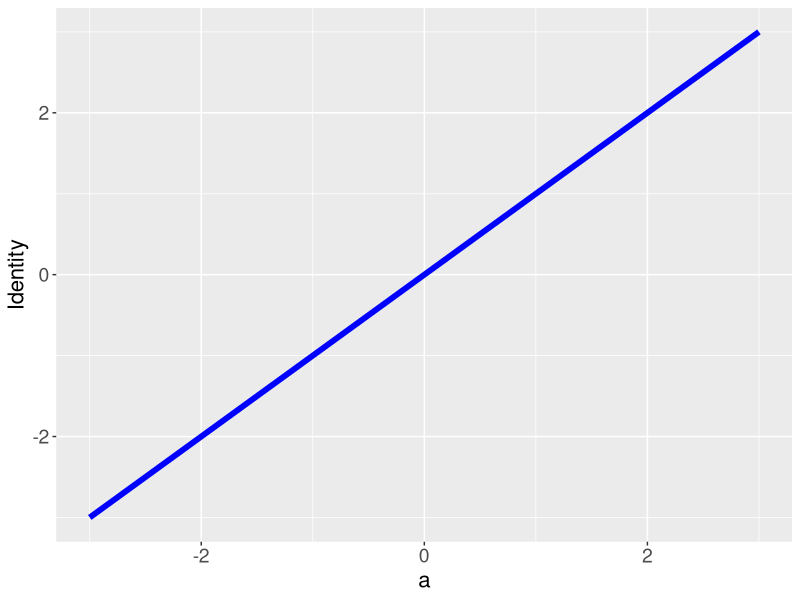
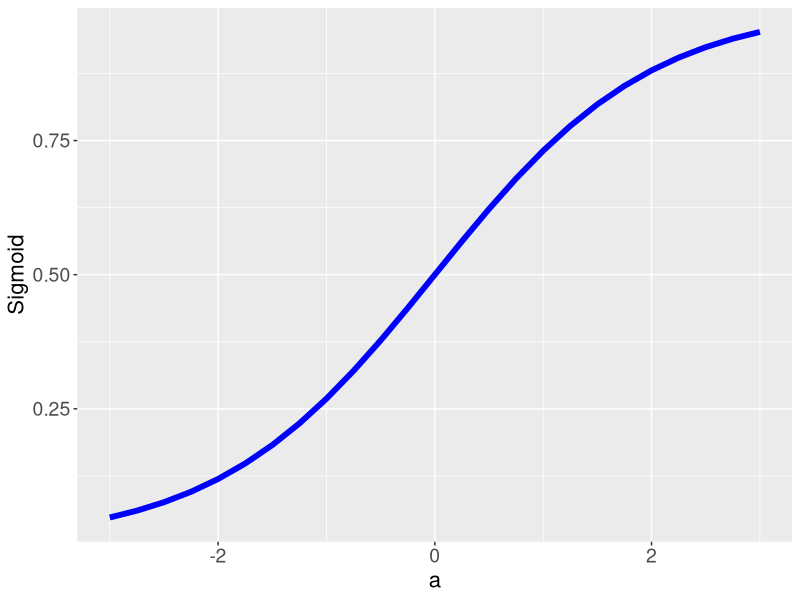
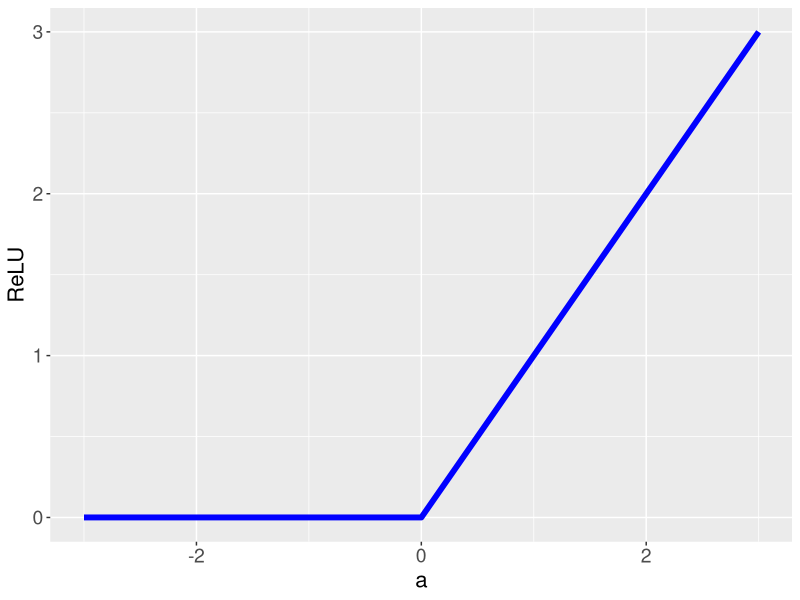

Generate these figures, in order, with R:
library(ggplot2)


## Identity
x<-c(-3:3)
y<-c(-3:3)

df<-as.data.frame(cbind(x,y))

ggplot(df,aes(x=x,y=y))+geom_line(linewidth=2,col="blue")+
  labs(x="a",y="Identity")+
  theme(axis.title = element_text(size = 16),
        axis.text = element_text(size=14))

## sigmoid
x<-seq(from=-3,to=3,by=0.25)
y<-1/(1+exp(-x))

df<-as.data.frame(cbind(x,y))

ggplot(df,aes(x=x,y=y))+geom_line(linewidth=2,col="blue")+
  labs(x="a",y="Sigmoid")+
  theme(axis.title = element_text(size = 16),
        axis.text = element_text(size=14))

## ReLU

x<-c(-3:3)
y<-c(0,0,0,0,1,2,3)

df<-as.data.frame(cbind(x,y))

ggplot(df,aes(x=x,y=y))+geom_line(linewidth=2,col="blue")+
  labs(x="a",y="ReLU")+
  theme(axis.title = element_text(size = 16),
        axis.text = element_text(size=14))
